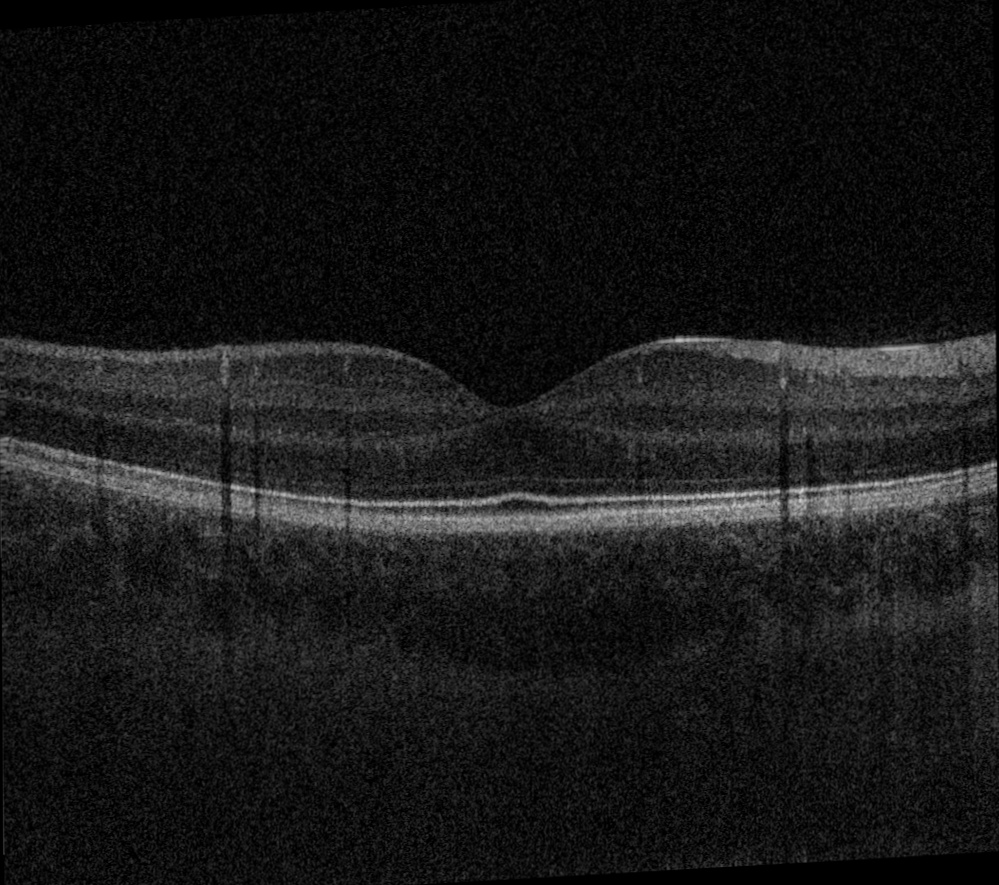
#> input picture images/original.png, 999 x 885 px; its folder holds 3 pictures in this run
$ python optimize_de.py   (older library calls are emulated)
#> lines starting #> are read from the running program, lines starting #| are printed output that depends on the picture; after the words box and inside, x2 and y2 are one past the last pixel; in counts of white or black regions, pixels touching at a corner belong together
import numpy as np
import matplotlib.pyplot as plt
import sys
import cv2

from DE import DE
from Camo_Worm import Camo_Worm
from tqdm import tqdm
import util

POPULATION_SIZE = 24
MAX_ITER = 100
F = 0.5
CR = 0.5

# Cost functions

# [35 lines left out: functions maximise_grad, minimise_local_variance, minimise_overlap, final_cost, not called in this run]


def optimise_worm(x1, y1, width, height, grad_y, median_img, worm_mask=None):
    """
    Optimise a worm within the given bounds.
    """
    worm_bounds = (x1, x1 + width, y1, y1 + height)
    bounds = Camo_Worm.generate_bounds(worm_bounds)
    initial_population = [Camo_Worm(bounds) for _ in range(POPULATION_SIZE)]

    cost_fn = lambda wrm: final_cost(wrm, grad_y, median_img, worm_mask)

    de = DE(
        objective_function=cost_fn,
        bounds=bounds,
        initial_population=initial_population,
        max_iter=MAX_ITER,
        F=F,
        CR=CR
    )

    while de.generation < de.max_iter:
        de.iterate()
        best_worm = de.get_best()
        best_cost = cost_fn(best_worm) / (width * height)

    return (best_worm, best_cost)


# [33 lines left out: function recursive_subdivision_optimisation, not called in this run]


NUM_ANCHORS_X = 4
NUM_ANCHORS_Y = 12
ASPECT_RATIOS = [1.5, 2]     # w/h
ANCHOR_SCALE = 1
NUM_SCALES = 1


def generate_boxes(imshape):
    """Generates multiscale anchor boxes.
    Code is adapted from the repository of EfficientDet: https://arxiv.org/abs/1911.09070"""
    anchor_configs = []
    for scale_octave in range(NUM_SCALES):
        for aspect in ASPECT_RATIOS:
            stride = (imshape[0] // NUM_ANCHORS_Y, imshape[1] // NUM_ANCHORS_X)
            anchor_configs.append((stride, scale_octave / float(NUM_SCALES), aspect, ANCHOR_SCALE))

    all_boxes = []

    for config in anchor_configs:
        stride, octave_scale, aspect, scale = config
        base_anchor_size_x = scale * stride[1] * 2**octave_scale
        base_anchor_size_y = scale * stride[0] * 2**octave_scale

        aspect_x = np.sqrt(aspect)
        aspect_y = 1.0 / aspect_x

        anchor_size_x_2 = base_anchor_size_x * aspect_x / 2.0
        anchor_size_y_2 = base_anchor_size_y * aspect_y / 2.0

        x = np.arange(stride[1] / 2, imshape[1], stride[1])
        y = np.arange(stride[0] / 2, imshape[0], stride[0])
        xv, yv = np.meshgrid(x, y)
        xv = xv.reshape(-1)
        yv = yv.reshape(-1)

        boxes = np.vstack((yv - anchor_size_y_2, xv - anchor_size_x_2,      # [y1, x1, y2, x2]
                           yv + anchor_size_y_2, xv + anchor_size_x_2))
        boxes = np.swapaxes(boxes, 0, 1)
        all_boxes.append(boxes)
    all_boxes = np.vstack(all_boxes)

    lower_bounds = np.array([0, 0, 0, 0])
    upper_bounds = np.array([imshape[0], imshape[1], imshape[0], imshape[1]])

    all_boxes = np.clip(all_boxes, lower_bounds, upper_bounds)
    return all_boxes


def multiscale_optimisation(image):
    """
    Optimise worms within bounding boxes at different aspect ratios and scales.
    """
    worms = []

    median_img = cv2.medianBlur(image, 5)
    grad_y = np.abs(cv2.Sobel(median_img, cv2.CV_64F, 0, 1, ksize=5))
    # Rescale the gradient magnitude to lie between 0 and 1
    grad_y = (grad_y - np.min(grad_y)) / (np.max(grad_y) - np.min(grad_y))
    grad_y = (grad_y > 0.1).astype(np.float32)

    for y1, x1, y2, x2 in tqdm(generate_boxes(image.shape)):
        best_worm, _ = optimise_worm(x1, y1, x2 - x1, y2 - y1, grad_y, median_img)
        best_worm.camoflage(median_img)
        worms.append(best_worm)

    return worms


# [25 lines left out: function iterative_optimisation, not called in this run]


if __name__ == '__main__':
    # Test the optimisation functions on a single image

    if len(sys.argv) > 1:
        image_path = sys.argv[1]
    else:
        image_path = 'images/original.png'
    mask = [320, 560, 160, 880]  # ymin ymax xmin xmax

    image = cv2.imread(image_path, cv2.IMREAD_GRAYSCALE)
#> image is the input picture: shape (885, 999); min 0, max 210, mean 24
    height, width = image.shape
#> height = 885; width = 999
    image = np.flipud(image)
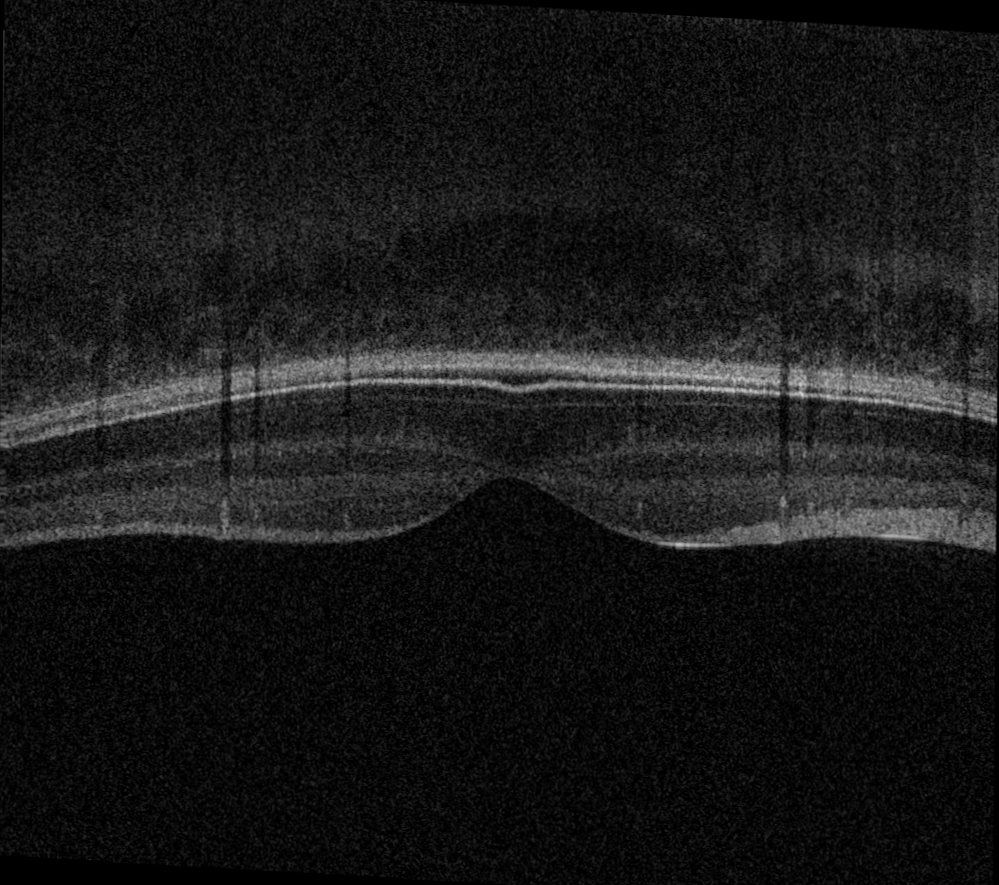
#> image: shape (885, 999); min 0, max 210, mean 24

    # Generate the optimal worms
    final_worms = multiscale_optimisation(image)
#> in multiscale_optimisation, `grad_y = np.abs(cv2.Sobel(median_img, cv2.CV_64F, 0, 1, ksize=5))`:
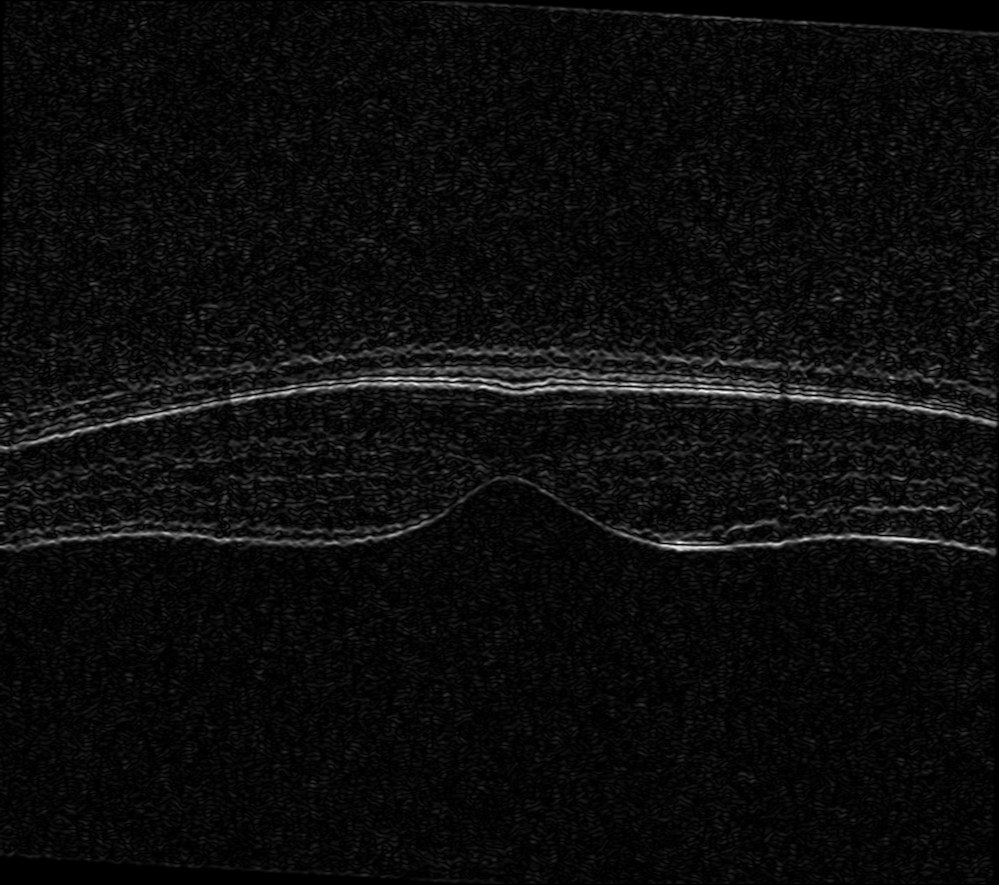
#> grad_y: shape (885, 999) float64; min 0, max 4112, mean 204.9; drawn with min black and max white
#> in multiscale_optimisation, `grad_y = (grad_y > 0.1).astype(np.float32)`:
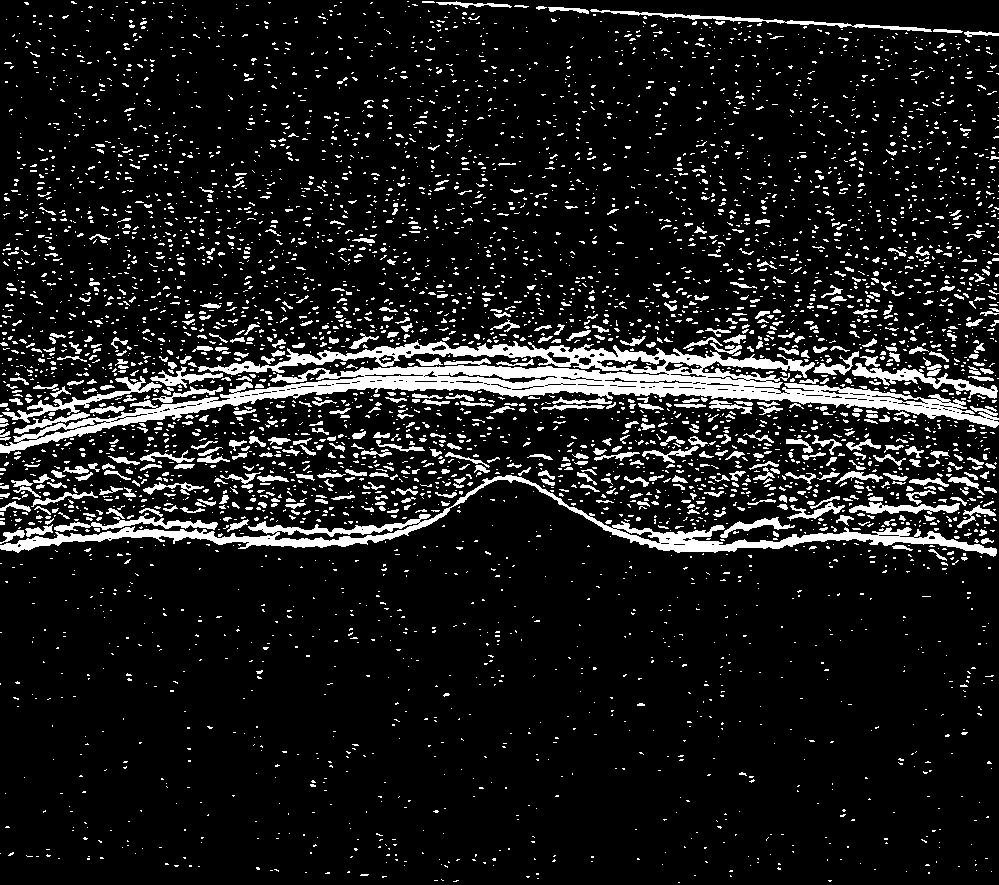
#> grad_y: shape (885, 999) float32; values 0 (black) and 1 (white), 10.8% white; 5180 white regions (4539 under 20 px), largest, box (x1, y1, x2, y2) and area: (0, 340, 999, 454) 23126, (0, 475, 997, 557) 9093, (852, 363, 998, 399) 1276
#> the loop in multiscale_optimisation, `for y1, x1, y2, x2 in tqdm(generate_boxes(image.shape)):` made 1 pass
#> worm_bounds in optimise_worm on pass 1: (0, 277, 6.7, 66.3)
#> after the loop in multiscale_optimisation, `for y1, x1, y2, x2 in tqdm(generate_boxes(image.shape)):`: worms = []
#> (the run stopped early here; a loop or call above may not have finished)
